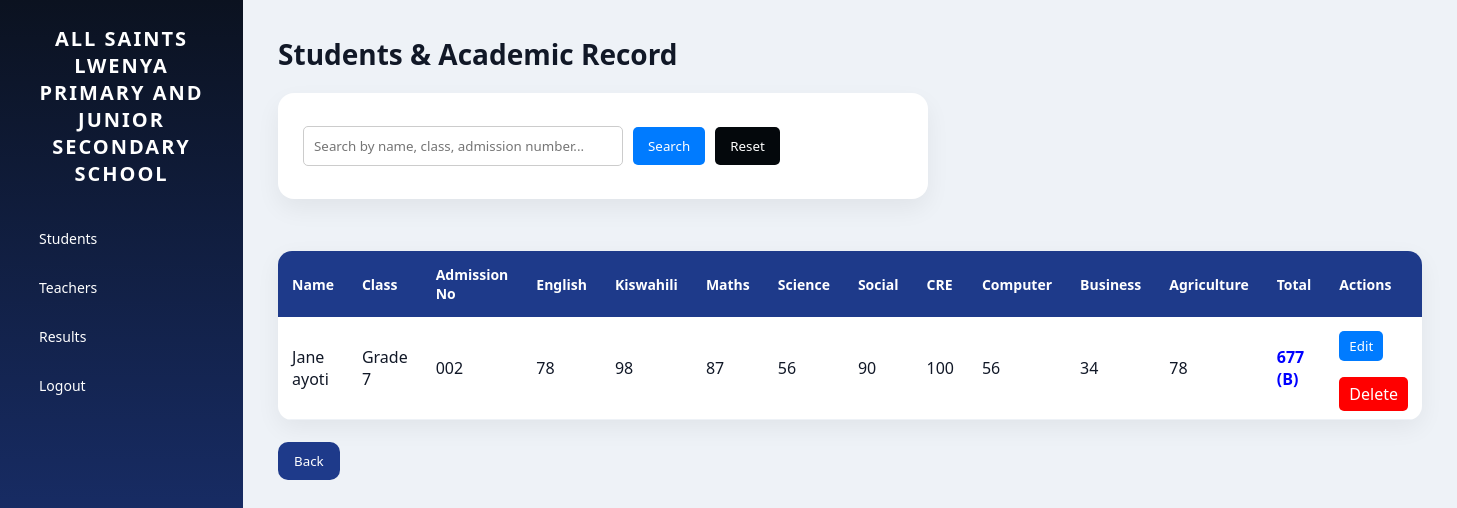
/students/, run on an earlier commit of the app's database.
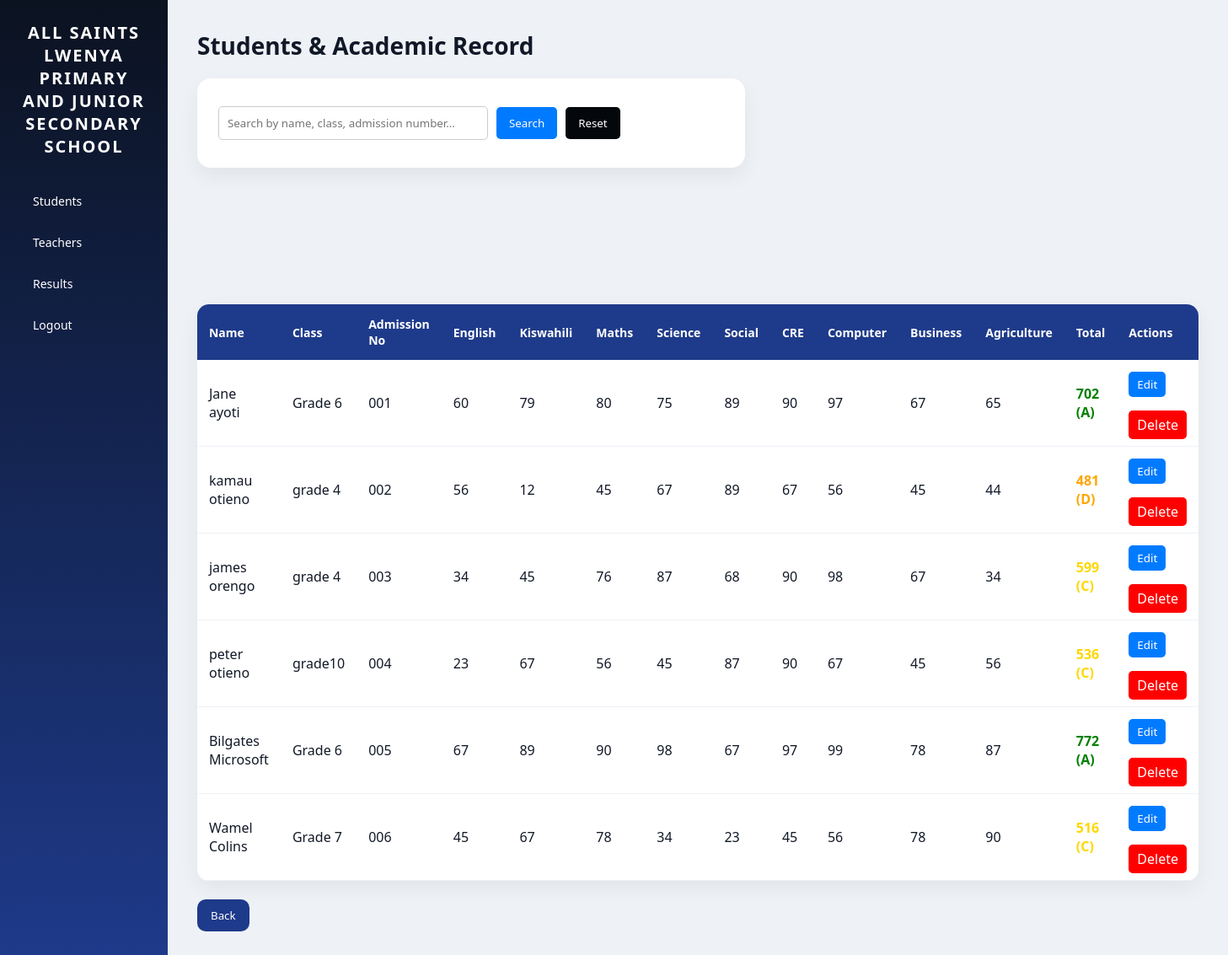
And on a later commit of the database.
### skullapp/models.py (models this page shows, shortened)
class Student(models.Model):
    first_name = models.CharField(max_length=100)
    last_name = models.CharField(max_length=100)
    admission_number = models.CharField(max_length=20, unique=True)
    student_class = models.CharField(max_length=20)

class Result(models.Model):
    student = models.ForeignKey(Student, on_delete=models.CASCADE)
    english = models.IntegerField(default=0)
    kiswahili = models.IntegerField(default=0)
    maths = models.IntegerField(default=0)
    science = models.IntegerField(default=0)
    social_studies = models.IntegerField(default=0)
    cre = models.IntegerField(default=0)
    computer = models.IntegerField(default=0)
    business = models.IntegerField(default=0)
    agriculture = models.IntegerField(default=0)
    def total(self):
        return (
            self.english +
            self.kiswahili +
            self.maths +
            self.science +
            self.social_studies +
            self.cre +
            self.computer +
            self.business +
            self.agriculture
        )

### skullapp/views.py (the view, shortened to what this page needs)
# urls.py: path('students/', views.students, name='students'),
def students(request):
    query = request.GET.get('q')
    students = Student.objects.all()
    results = Result.objects.all()
    student_data = []
    for s in students:
        result = results.filter(student=s).first()
        grade = None
        color = None
        if result:
            grade, color = get_grade(result.total())
        student_data.append({
            'student': s,
            'result': result,
            'grade': grade,
            'color': color
        })
    return render(request, 'students.html', {
        'student_data': student_data,
        'query': query
    })

### skullapp/views.py (called while the page is built)
def get_grade(total):
    if total >= 700:
        return "A", "green"
    elif total >= 600:
        return "B", "blue"
    elif total >= 500:
        return "C", "gold"
    elif total >= 400:
        return "D", "orange"
    else:
        return "E", "red"

### skullapp/templates/students.html (shortened to what this page needs)
{% extends 'base.html' %}
{% block content %}
<h1>Students & Academic Record</h1>
<form method="GET" style="margin-bottom:15px; display:flex; gap:10px; align-items:center;">
    <input type="text"
           name="q"
           placeholder="Search by name, class, admission number..."
           value="{{ query|default:'' }}"
           style="padding:10px; width:320px; border:1px solid #ccc; border-radius:5px;">
    <button type="submit"
            style="padding:10px 15px; background:#007bff; color:white; border:none; border-radius:5px;">
        Search
    </button>
    <a href="{% url 'students' %}">
        <button type="button"
                style="padding:10px 15px; background:#04080c; color:white; border:none; border-radius:5px;">
            Reset
        </button>
    </a>
</form>
<table>
    <tr>
        <th>Name</th>
        <th>Class</th>
        <th>Admission No</th>
        <th>English</th>
        <th>Kiswahili</th>
        <th>Maths</th>
        <th>Science</th>
        <th>Social</th>
        <th>CRE</th>
        <th>Computer</th>
        <th>Business</th>
        <th>Agriculture</th>
        <th>Total</th>
        <th>Actions</th>
    </tr>
    {% for item in student_data %}
    <tr style="background-color: {% if item.color %}{{ item.color }}20{% endif %};">
        <td>
            {{ item.student.first_name }} {{ item.student.last_name }}
        </td>
    <td>
        {{ item.student.student_class }}
    </td>
    <td>
        {{ item.student.admission_number }}
    </td>
        <td>{{ item.result.english|default:"-" }}</td>
        <td>{{ item.result.kiswahili|default:"-" }}</td>
        <td>{{ item.result.maths|default:"-" }}</td>
        <td>{{ item.result.science|default:"-" }}</td>
        <td>{{ item.result.social_studies|default:"-" }}</td>
        <td>{{ item.result.cre|default:"-" }}</td>
        <td>{{ item.result.computer|default:"-" }}</td>
        <td>{{ item.result.business|default:"-" }}</td>
        <td>{{ item.result.agriculture|default:"-" }}</td>
        <td>
            {% if item.result %}
                <b style="color: {{ item.color }};">
                    {{ item.result.total }} ({{ item.grade }})
                </b>
            {% else %}
                -
            {% endif %}
        </td>
        <td>
            <a href="{% url 'edit_student' item.student.pk %}">
                <button style="background:#007bff; color:white; border:none; padding:6px 10px; border-radius:5px;">
                    Edit
                </button>
            </a>
            <br><br>
            <a href="{% url 'delete_student' item.student.pk %}"
   onclick="openDeleteModal({{ item.student.pk }}, '{{ item.student.first_name }} {{ item.student.last_name }}'); return false;"
   style="background:red; color:white; padding:6px 10px; border-radius:5px; text-decoration:none;">
   Delete
</a>
        </td><br>
    </tr>
    {% endfor %}
</table>
<br>
<a href="{% url 'students' %}">
    <button>Back</button>
</a>
{% endblock %}

### skullapp/templates/base.html (shortened to what this page needs)
{% load static%}
<!DOCTYPE html>
<html lang="en">
<head>
    <link rel="stylesheet" href="{% static 'css/style.css' %}">
    <link rel="stylesheet" href="https://cdnjs.cloudflare.com/ajax/libs/font-awesome/6.5.0/css/all.min.css">
</head>
<body>
<div class="sidebar">
    <h2>ALL SAINTS LWENYA PRIMARY AND JUNIOR SECONDARY SCHOOL</h2>
    <ul>
        <li><a href="{% url 'students' %}">Students</a></li>
        <li><a href="{% url 'teachers' %}">Teachers</a></li>
        <li><a href="{% url 'results' %}">Results</a></li>
        <li><a href="{% url 'logout' %}">Logout</a></li>
    </ul>
</div>
    <div class="content">
        {% block content %}
        {% endblock %}
    </div>
</body>
</html>

### static/css/style.css (style rules this page uses)
* { margin: 0; padding: 0; box-sizing: border-box; font-family: 'Segoe UI', system-ui, sans-serif; }
body { display: flex; background: #eef2f7; color: #111827; min-height: 100vh; }
.sidebar { width: 270px; min-height: 100vh; background: linear-gradient(180deg, #0b1220, #1e3a8a); color: white; padding: 25px; position: sticky; top: 0; }
.sidebar h2 { font-size: 20px; text-align: center; margin-bottom: 30px; letter-spacing: 2px; }
.sidebar ul { list-style: none; }
.sidebar li { margin: 6px 0; }
.sidebar a { display: flex; align-items: center; gap: 10px; padding: 12px 14px; border-radius: 10px; color: white; text-decoration: none; transition: 0.25s; font-size: 14px; }
.content { flex: 1; padding: 35px; }
h1 { font-size: 28px; margin-bottom: 20px; }
h2, h3 { margin-bottom: 10px; }
table { width: 100%; border-collapse: collapse; background: white; border-radius: 14px; overflow: hidden; box-shadow: 0 8px 25px rgba(0,0,0,0.06); margin-top: 15px; }
th { background: #1e3a8a; color: white; padding: 14px; text-align: left; font-size: 14px; }
td { padding: 14px; border-bottom: 1px solid #eef2f7; }
button { background: #1e3a8a; color: white; border: none; padding: 10px 16px; border-radius: 10px; cursor: pointer; transition: 0.2s; font-weight: 500; }
form { background: white; padding: 25px; border-radius: 16px; box-shadow: 0 10px 25px rgba(0,0,0,0.06); max-width: 650px; }
input, select { width: 100%; padding: 11px 12px; margin: 8px 0; border-radius: 10px; border: 1px solid #e5e7eb; outline: none; transition: 0.2s; }
a { text-decoration: none; }
.content { animation: fadeIn 0.3s ease-in; }

What changed in the data, as far as the page shows it:
changed Student "Jane": student.student_class "Grade 7" → "Grade 6"; student.admission_number "002" → "001"; result.english "78" → "60"; result.kiswahili "98" → "79"; result.maths "87" → "80"; result.science "56" → "75"; result.social_studies "90" → "89"; result.cre "100" → "90"; result.computer "56" → "97"; result.business "34" → "67"; result.agriculture "78" → "65"; result.total "677" → "702"; grade "B" → "A"
added Student: student.first_name "kamau", student.last_name "otieno", student.student_class "grade 4", student.admission_number "002", result.english "56", result.kiswahili "12", result.maths "45", result.science "67", result.social_studies "89", result.cre "67", result.computer "56", result.business "45", result.agriculture "44", result.total "481", grade "D"
added Student: student.first_name "james", student.last_name "orengo", student.student_class "grade 4", student.admission_number "003", result.english "34", result.kiswahili "45", result.maths "76", result.science "87", result.social_studies "68", result.cre "90", result.computer "98", result.business "67", result.agriculture "34", result.total "599", grade "C"
added Student: student.first_name "peter", student.last_name "otieno", student.student_class "grade10", student.admission_number "004", result.english "23", result.kiswahili "67", result.maths "56", result.science "45", result.social_studies "87", result.cre "90", result.computer "67", result.business "45", result.agriculture "56", result.total "536", grade "C"
added Student: student.first_name "Bilgates", student.last_name "Microsoft", student.student_class "Grade 6", student.admission_number "005", result.english "67", result.kiswahili "89", result.maths "90", result.science "98", result.social_studies "67", result.cre "97", result.computer "99", result.business "78", result.agriculture "87", result.total "772", grade "A"
added Student: student.first_name "Wamel", student.last_name "Colins", student.student_class "Grade 7", student.admission_number "006", result.english "45", result.kiswahili "67", result.maths "78", result.science "34", result.social_studies "23", result.cre "45", result.computer "56", result.business "78", result.agriculture "90", result.total "516", grade "C"
